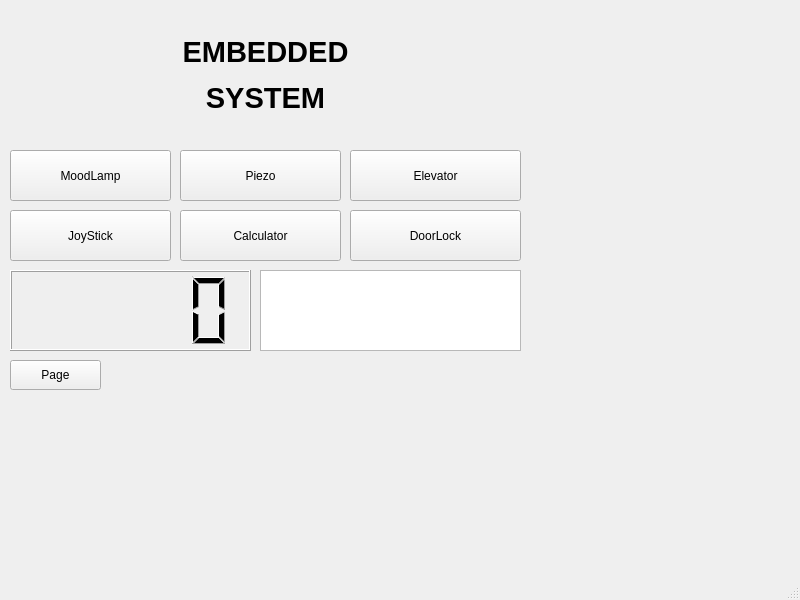
<?xml version="1.0" encoding="UTF-8"?>
<ui version="4.0">
 <class>MainWindow</class>
 <widget class="QMainWindow" name="MainWindow">
  <property name="geometry">
   <rect>
    <x>0</x>
    <y>0</y>
    <width>800</width>
    <height>600</height>
   </rect>
  </property>
  <property name="windowTitle">
   <string>MainWindow</string>
  </property>
  <widget class="QWidget" name="centralwidget">
   <widget class="QPushButton" name="pushButton">
    <property name="geometry">
     <rect>
      <x>10</x>
      <y>150</y>
      <width>161</width>
      <height>51</height>
     </rect>
    </property>
    <property name="text">
     <string>MoodLamp</string>
    </property>
   </widget>
   <widget class="QPushButton" name="pushButton_2">
    <property name="geometry">
     <rect>
      <x>10</x>
      <y>210</y>
      <width>161</width>
      <height>51</height>
     </rect>
    </property>
    <property name="text">
     <string>JoyStick</string>
    </property>
   </widget>
   <widget class="QLCDNumber" name="lcdNumber">
    <property name="geometry">
     <rect>
      <x>10</x>
      <y>270</y>
      <width>241</width>
      <height>81</height>
     </rect>
    </property>
   </widget>
   <widget class="QPushButton" name="pushButton_3">
    <property name="geometry">
     <rect>
      <x>10</x>
      <y>360</y>
      <width>91</width>
      <height>30</height>
     </rect>
    </property>
    <property name="text">
     <string>Page</string>
    </property>
   </widget>
   <widget class="QPushButton" name="pushButton_4">
    <property name="geometry">
     <rect>
      <x>180</x>
      <y>150</y>
      <width>161</width>
      <height>51</height>
     </rect>
    </property>
    <property name="text">
     <string>Piezo</string>
    </property>
   </widget>
   <widget class="QPushButton" name="pushButton_5">
    <property name="geometry">
     <rect>
      <x>180</x>
      <y>210</y>
      <width>161</width>
      <height>51</height>
     </rect>
    </property>
    <property name="text">
     <string>Calculator</string>
    </property>
   </widget>
   <widget class="QPushButton" name="pushButton_6">
    <property name="geometry">
     <rect>
      <x>350</x>
      <y>150</y>
      <width>171</width>
      <height>51</height>
     </rect>
    </property>
    <property name="text">
     <string>Elevator</string>
    </property>
   </widget>
   <widget class="QPushButton" name="pushButton_7">
    <property name="geometry">
     <rect>
      <x>350</x>
      <y>210</y>
      <width>171</width>
      <height>51</height>
     </rect>
    </property>
    <property name="text">
     <string>DoorLock</string>
    </property>
   </widget>
   <widget class="QTextBrowser" name="textBrowser">
    <property name="geometry">
     <rect>
      <x>260</x>
      <y>270</y>
      <width>261</width>
      <height>81</height>
     </rect>
    </property>
   </widget>
   <widget class="QLabel" name="label">
    <property name="geometry">
     <rect>
      <x>90</x>
      <y>10</y>
      <width>351</width>
      <height>131</height>
     </rect>
    </property>
    <property name="text">
     <string>&lt;html&gt;&lt;head/&gt;&lt;body&gt;&lt;p align=&quot;center&quot;&gt;&lt;span style=&quot; font-size:22pt; font-weight:700;&quot;&gt;EMBEDDED&lt;/span&gt;&lt;/p&gt;&lt;p align=&quot;center&quot;&gt;&lt;span style=&quot; font-size:22pt; font-weight:700;&quot;&gt;SYSTEM&lt;/span&gt;&lt;/p&gt;&lt;/body&gt;&lt;/html&gt;</string>
    </property>
   </widget>
  </widget>
  <widget class="QMenuBar" name="menubar">
   <property name="geometry">
    <rect>
     <x>0</x>
     <y>0</y>
     <width>800</width>
     <height>27</height>
    </rect>
   </property>
  </widget>
  <widget class="QStatusBar" name="statusbar"/>
 </widget>
 <resources/>
 <connections/>
</ui>
